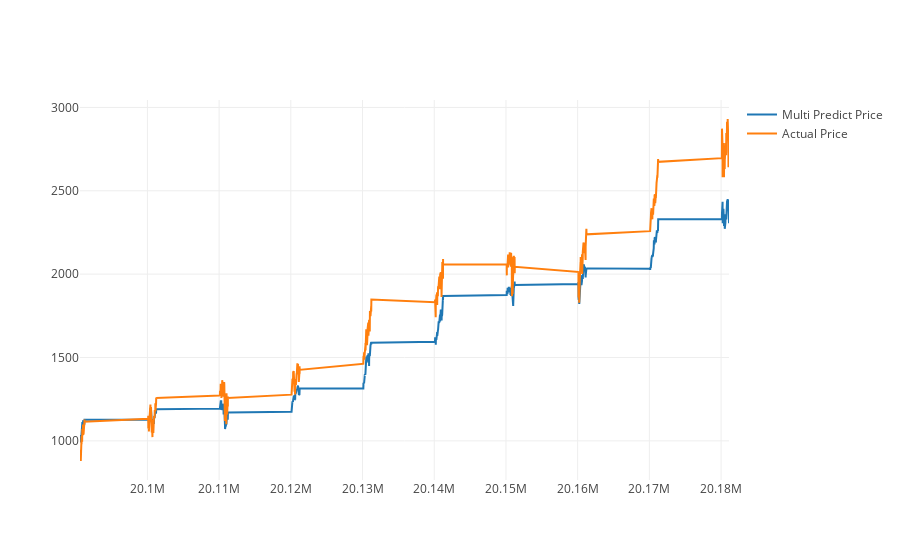

Here is the notebook cell this chart was saved with:
### Code cell
predictDates = data.tail(len(inv_y)).index
actual_chart = go.Scatter(x=predictDates, y=inv_y, name= 'Actual Price')
multi_predict_chart = go.Scatter(x=predictDates, y=inv_yhat, name= 'Multi Predict Price')
#predict_chart = go.Scatter(x=predictDates, y=yhat_reshape, name= 'Predict Price')
#py.iplot([predict_chart, multi_predict_chart, actual_chart])
py.iplot([multi_predict_chart, actual_chart])

### Figure 1 — Plotly figure (JSON) as saved in the notebook; plotly's stock layout.template omitted (floating-point values rounded to 4 significant figures; data arrays with more than 128 entries replaced by an {"elided": "..."} marker saying what was removed)
{"data": [{"name": "Multi Predict Price", "type": "scatter", "uid": "52b71402-09d8-4e51-8a46-8a88112a85ef", "x": {"elided": "2376 int values"}, "y": {"elided": "2376 float values"}}, {"name": "Actual Price", "type": "scatter", "uid": "6b23b473-815f-4849-93eb-aecc4c11b754", "x": {"elided": "2376 int values"}, "y": {"elided": "2376 float values"}}], "layout": {}}
